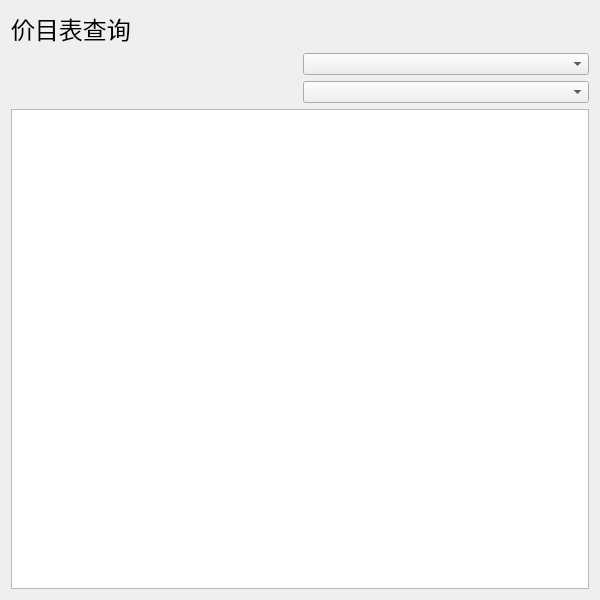
<?xml version="1.0" encoding="UTF-8"?>
<ui version="4.0">
 <class>FareSearchWindow</class>
 <widget class="QWidget" name="FareSearchWindow">
  <property name="geometry">
   <rect>
    <x>0</x>
    <y>0</y>
    <width>600</width>
    <height>600</height>
   </rect>
  </property>
  <property name="windowTitle">
   <string>FareSearchWindow</string>
  </property>
  <layout class="QGridLayout" name="gridLayout">
   <item row="0" column="0">
    <widget class="QLabel" name="windowTitle">
     <property name="font">
      <font>
       <family>等线</family>
       <pointsize>18</pointsize>
      </font>
     </property>
     <property name="text">
      <string>价目表查询</string>
     </property>
    </widget>
   </item>
   <item row="1" column="1">
    <widget class="QComboBox" name="lineSwitch">
     <property name="sizeAdjustPolicy">
      <enum>QComboBox::AdjustToContents</enum>
     </property>
    </widget>
   </item>
   <item row="2" column="1">
    <widget class="QComboBox" name="stationSwitch">
     <property name="sizeAdjustPolicy">
      <enum>QComboBox::AdjustToContents</enum>
     </property>
    </widget>
   </item>
   <item row="3" column="0" colspan="2">
    <widget class="QTableView" name="fareTable">
     <property name="editTriggers">
      <set>QAbstractItemView::NoEditTriggers</set>
     </property>
     <attribute name="horizontalHeaderVisible">
      <bool>false</bool>
     </attribute>
     <attribute name="verticalHeaderVisible">
      <bool>false</bool>
     </attribute>
    </widget>
   </item>
  </layout>
 </widget>
 <layoutdefault spacing="6" margin="11"/>
 <resources/>
 <connections/>
</ui>
